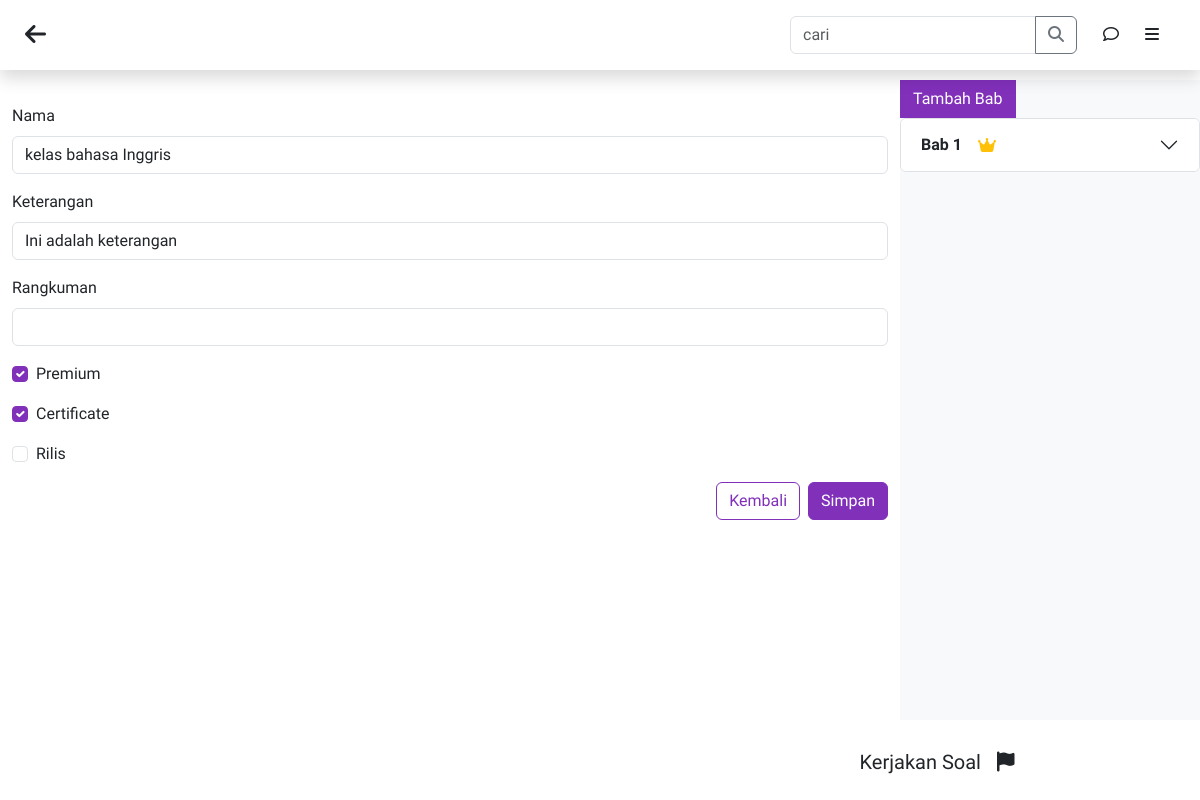
The page /modul/edit/kelas-bahasa-inggris/edit on the database as committed earlier.
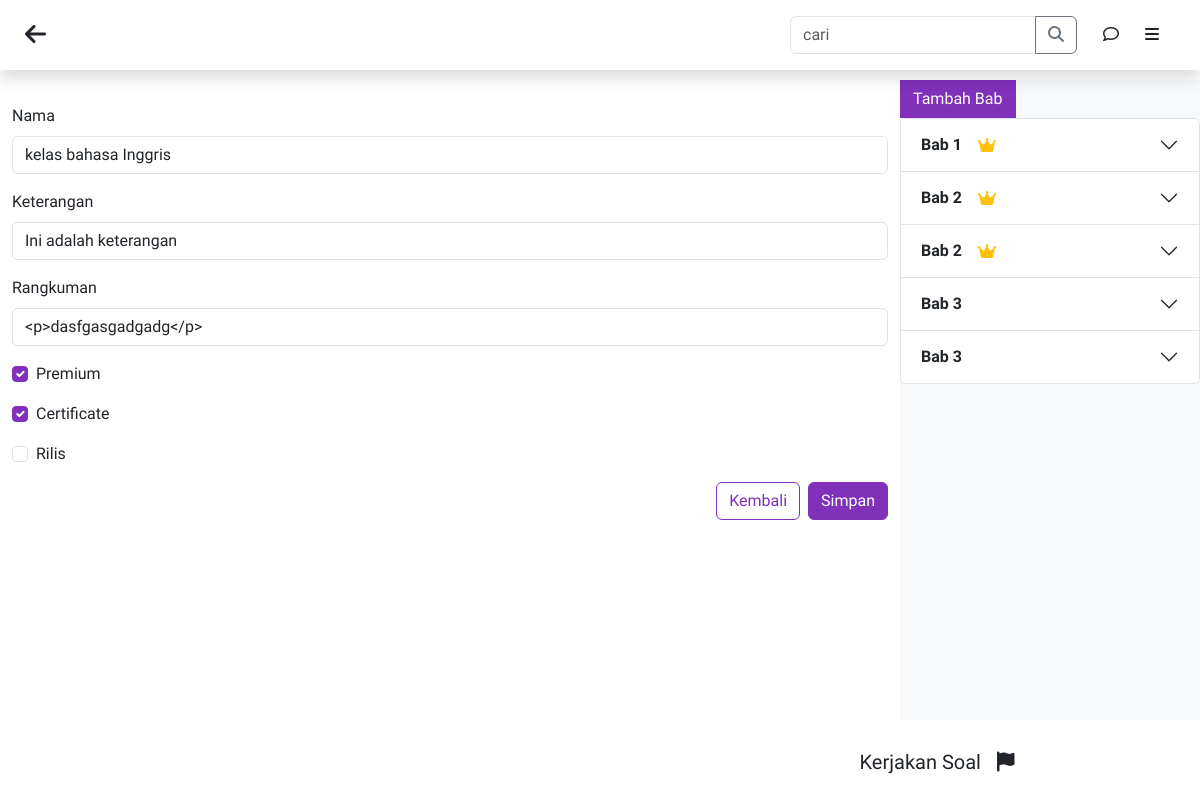
The same page on the database as committed later.
### modul/models/modul.py (models this page shows, shortened)
class Module(models.Model):
    nama        = models.CharField(max_length=224)
    bahasa      = models.CharField(max_length=3,choices=Language, blank=True)
    slug        = models.SlugField(max_length=30, null=True)
    photo       = models.FileField(upload_to='module', max_length=100, default="module/default.jpg")
    kategori    = models.ForeignKey(Kategori,blank=True, null=True,on_delete=models.CASCADE, related_name="kategori_module")
    level       = models.ForeignKey(Level,blank=True, null=True,on_delete=models.CASCADE, related_name="level_module")
    keterangan  = models.CharField(blank=True,max_length=224)
    rangkuman   = RichTextField(blank=True, null=True)
    premium     = models.BooleanField(default=False)
    certificate = models.BooleanField(default=False)
    rilis       = models.BooleanField(default=False)
    urutan      = models.IntegerField(blank=True, null=True)
    created_by  = models.ForeignKey(user_root,blank=True, null=True,on_delete=models.CASCADE, related_name="created_by")
    enroll      = Enroll.objects.all()

class Bab(models.Model):
    module       = models.ForeignKey(Module,blank=True, null=True,on_delete=models.CASCADE, related_name="module_bab")
    bab         = models.CharField(max_length=50)
    urutan      = models.IntegerField(blank=True, null=True)
    rangkuman   = RichTextField(blank=True, null=True)
    premium     = models.BooleanField(default=False)
    def pelajaran(self):
        return Pelajaran.objects.filter(bab_module=self).order_by("urutan")

### modul/views_edit_belajar.py (the view, shortened to what this page needs)
# urls.py: path('edit/<str:slug>/<str:action>', views_edit_belajar.ModuleView.as_view(), name="module"),
class ModuleView(View):
    def setup(self, request, *args, **kwargs):
        super().setup(request, *args, **kwargs)
        self.module = Module.objects.get(slug=kwargs['slug']) if kwargs['slug'] != "new" else None
        self.slug = kwargs['slug'] or None
        self.context = {
            'slug':self.slug,
            'babs':Bab.objects.filter(module=self.module),
            'module':self.module
        }
    def get(self, request, *args, **kwargs):
        if kwargs['action'] == "read":
            return render(request, 'modul/edit/index.html', self.context)
        if kwargs['action'] == "create":
            self.context['form'] = CreateModule()
            return render(request, 'modul/create.html', self.context)
        if kwargs['action'] == "edit":
            self.context['form'] = EditModule(instance=self.module)
            return render(request, 'modul/edit/module_form.html', self.context)
        if kwargs['action'] == "delete":
            nama = self.module.nama
            self.module.delete()
            messages.success(request, f"Berhasil Menghapus kelas {nama}")
            return redirect("modul:index")

### modul/forms.py
class EditModule(forms.ModelForm):
    rangkuman = forms.CharField(widget=CKEditorWidget())
    class Meta:
        model = Module
        fields = ("nama", "keterangan","rangkuman",  "premium", "certificate", "rilis")

### config/utils.py (called while the page is built)
def beforeRequest(request):
    if request.user.is_authenticated:
        user = Users.objects.filter(user=request.user.id)
        if not user.exists():
            Users.objects.create(user=request.user)

def config(request):
    beforeRequest(request)
    url = request.resolver_match
    context = {}
    context['config']   = Setting.objects.get()
    context['me']       = Users.objects.get(user=request.user) if request.user.is_authenticated else ''
    context['premium']  = is_date_in_range(request) if request.user.is_authenticated else False
    context['url'] = url.url_name if len(url.app_names) == 0 else url.app_names[0]
    context['langganan'] = Langganan.objects.all()
    return context

### templates/modul/edit/module_form.html (shortened to what this page needs)
{% extends 'modul/edit/base.html' %}
{% load bootstrap5 %}
{% block content %}
<div class="isi bg-white">
    <div class="container my-4">
        <form action="" method="post">
            {% bootstrap_form form %}
            <div class="d-flex justify-content-end gap-2">
                <a href="{% url 'modul:module' slug=slug action='read' %}" class="btn btn-outline-primary">Kembali</a>
                {% bootstrap_button button_type="submit" content="Simpan" %}
            </div>
        </form>
    </div>
</div>
{% endblock content %}

### templates/modul/edit/sidebar.html (shortened to what this page needs)
<div class="menu" >
    <div class="text-muted">
      <a class="btn btn-primary rounded-0" href="{% url 'modul:bab' slug=slug pk='new' action='create'%}">Tambah Bab</a>
      <div class="accordion" id="accordionExample">
            {% for bab in babs %}
            <div class="accordion-item">
              <h2 class="accordion-header" id="headingTwo">
                <button class="d-flex accordion-button collapsed fw-semibold" type="button" data-bs-toggle="collapse" data-bs-target="#collapse{{ bab.id }}" aria-expanded="false" aria-controls="collapse{{ bab.id }}">
                    {{bab.bab}} {% if bab.isdone %}<i class="fas fa-check ms-3 text-success-emphasis"></i>{% endif %} {% if bab.premium %} <i class="fas fa-crown text-warning ms-3"></i> {% endif %}
                </button>
              </h2>
            </div>
            {% endfor %}
          </div>
    </div>
</div>

Rows that differ between the two databases and show on the page:
changed Module "kelas bahasa Inggris": rangkuman (not shown) → "<p>dasfgasgadgadg</p>"
added Bab: bab "Bab 2", premium True (drawn)
added Bab: bab "Bab 2", premium True (drawn)
added Bab: bab "Bab 3"
added Bab: bab "Bab 3"
